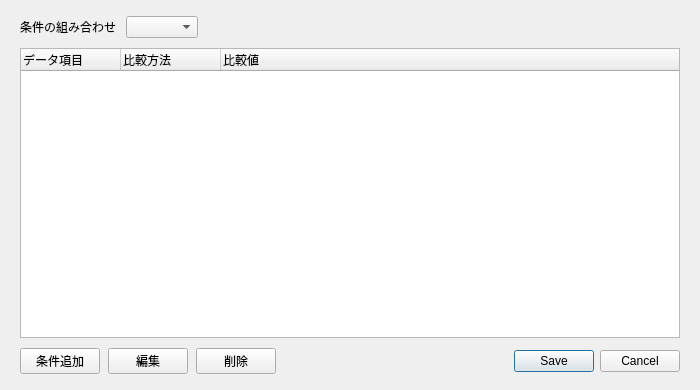
<?xml version="1.0" encoding="UTF-8"?>
<ui version="4.0">
 <class>GuardConditionForm</class>
 <widget class="QDialog" name="GuardConditionForm">
  <property name="windowTitle"><string>実行条件設定</string></property>
  <property name="geometry"><rect><x>0</x><y>0</y><width>700</width><height>390</height></rect></property>
  <layout class="QVBoxLayout" name="rootLayout">
   <property name="leftMargin"><number>20</number></property>
   <property name="topMargin"><number>16</number></property>
   <property name="rightMargin"><number>20</number></property>
   <property name="bottomMargin"><number>16</number></property>
   <property name="spacing"><number>10</number></property>
   <item>
    <layout class="QHBoxLayout" name="logicLayout">
     <item><widget class="QLabel" name="logicLabel"><property name="text"><string>条件の組み合わせ</string></property></widget></item>
     <item><widget class="QComboBox" name="logicCombo"/></item>
     <item><spacer name="logicStretch"><property name="orientation"><enum>Qt::Horizontal</enum></property><property name="sizeHint"><size><width>40</width><height>20</height></size></property></spacer></item>
    </layout>
   </item>
   <item>
    <widget class="QTreeWidget" name="ruleTree">
     <property name="rootIsDecorated"><bool>false</bool></property>
     <column><property name="text"><string>データ項目</string></property></column>
     <column><property name="text"><string>比較方法</string></property></column>
     <column><property name="text"><string>比較値</string></property></column>
    </widget>
   </item>
   <item>
    <layout class="QHBoxLayout" name="footerLayout">
     <property name="spacing"><number>8</number></property>
     <item><widget class="QPushButton" name="addRuleButton"><property name="primary" stdset="0"><bool>true</bool></property><property name="text"><string>条件追加</string></property></widget></item>
     <item><widget class="QPushButton" name="editRuleButton"><property name="text"><string>編集</string></property></widget></item>
     <item><widget class="QPushButton" name="deleteRuleButton"><property name="danger" stdset="0"><bool>true</bool></property><property name="text"><string>削除</string></property></widget></item>
     <item><spacer name="footerStretch"><property name="orientation"><enum>Qt::Horizontal</enum></property><property name="sizeHint"><size><width>40</width><height>20</height></size></property></spacer></item>
     <item><widget class="QDialogButtonBox" name="buttonBox"><property name="standardButtons"><set>QDialogButtonBox::Cancel|QDialogButtonBox::Save</set></property></widget></item>
    </layout>
   </item>
  </layout>
 </widget>
 <resources/>
 <connections/>
</ui>
